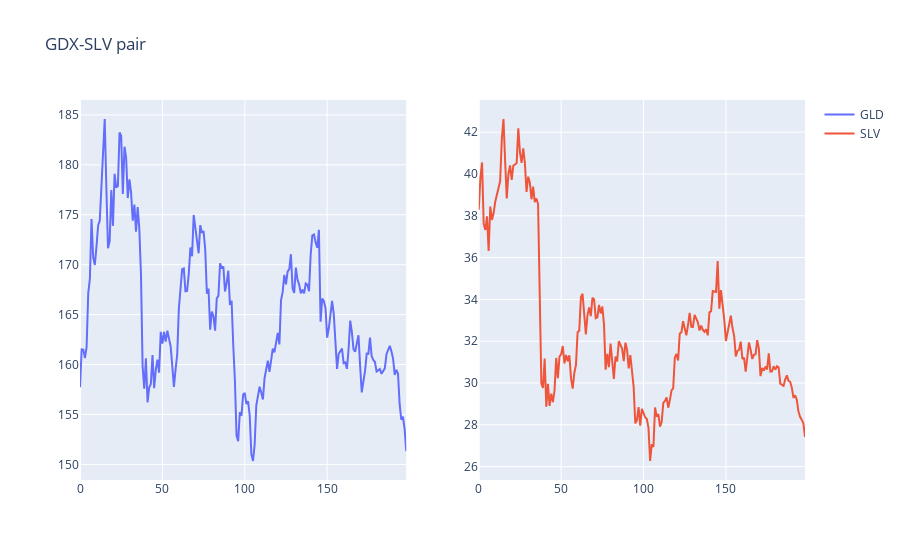

The notebook cell this image was saved under:
### Code cell
fig = make_subplots(rows=1, cols=2)
fig.add_trace(go.Scatter(y=df["gld"], name='GLD'), row=1, col=1)
fig.add_trace(go.Scatter(y=df["slv"], name='SLV') , row=1, col=2)
fig.update_layout(title="GDX-SLV pair")
fig.show()

### Figure 1 — Plotly figure (JSON) as saved in the notebook; plotly's stock layout.template omitted (floating-point values rounded to 4 significant figures; data arrays with more than 128 entries replaced by an {"elided": "..."} marker saying what was removed)
{"data": [{"name": "GLD", "type": "scatter", "xaxis": "x", "y": {"elided": "199 float values"}, "yaxis": "y"}, {"name": "SLV", "type": "scatter", "xaxis": "x2", "y": {"elided": "199 float values"}, "yaxis": "y2"}], "layout": {"autosize": true, "title": {"text": "GDX-SLV pair"}, "xaxis": {"anchor": "y", "autorange": true, "domain": [0, 0.45], "range": [0, 198]}, "xaxis2": {"anchor": "y2", "autorange": true, "domain": [0.55, 1], "range": [0, 198]}, "yaxis": {"anchor": "x", "autorange": true, "domain": [0, 1], "range": [148.4, 186.5], "type": "linear"}, "yaxis2": {"anchor": "x2", "autorange": true, "domain": [0, 1], "range": [25.36, 43.54], "type": "linear"}}}
